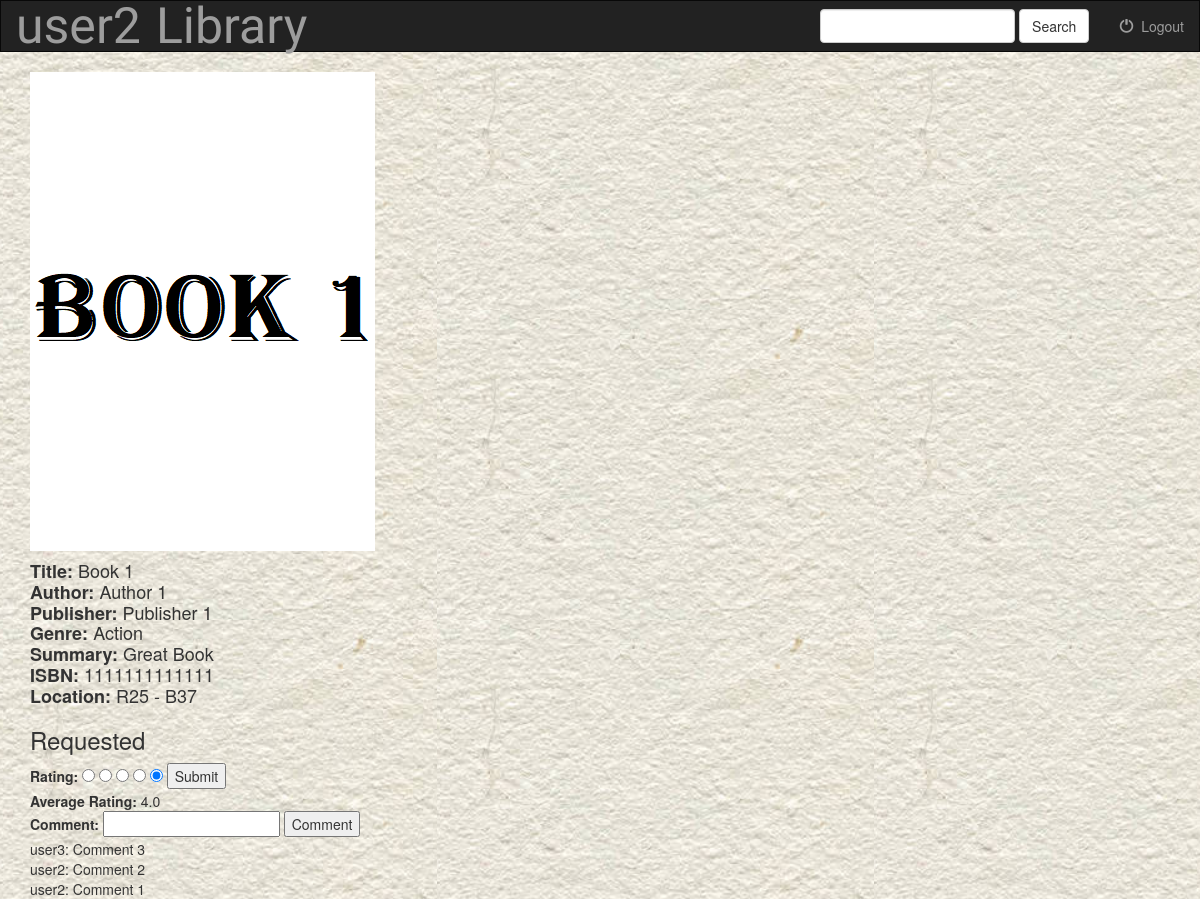
The app's page /books/5/ (signed in) with its own data.
### books/models.py (models this page shows, shortened)
class Book(models.Model):
    title=models.CharField(max_length=100)
    author=models.CharField(max_length=100)
    publisher=models.CharField(max_length=100)
    genre=models.CharField(max_length=100)
    summary=models.CharField(max_length=2000)
    ISBN=models.CharField(max_length=13, validators=[MinLengthValidator(13)])
    location=models.CharField(max_length=100)
    availability=models.IntegerField(validators=[MinValueValidator(0)])
    picture=models.FileField()

class Comment(models.Model):
    book = models.ForeignKey(Book, on_delete=models.CASCADE)
    user = models.ForeignKey(User, on_delete=models.CASCADE)
    comment = models.CharField(max_length=300)
    def __str__(self):
        return self.user.username + ": " + self.comment

class User(AbstractBaseUser):
    username = models.CharField(max_length=100, verbose_name='username', unique=True)
    email = models.EmailField(verbose_name='email', max_length=60, unique=True)
    is_admin = models.BooleanField(default=False)
    is_active = models.BooleanField(default=True)
    is_superuser = models.BooleanField(default=False)
    is_staff = models.BooleanField(default=False)
    is_librarian = models.BooleanField(default=False)
    USERNAME_FIELD = 'username'
    REQUIRED_FIELDS = ['email']
    objects = MyAccountManager()

### books/views.py (the view)
# urls.py: url(r'^(?P<id>[0-9]+)/$',views.detail, name='detail'),
def detail(request, id, error=None):
    if not request.user.is_authenticated:
        return redirect('/books/login_user')
    else:
        user = request.user
        books = get_object_or_404(Book, id=id)
        rating = Rating.objects.filter(book=books)
        if rating:
            avg = str(sum([x.rating for x in rating])/len(rating))
        else:
            avg = "No ratings yet"
        rating = Rating.objects.filter(book=books, user=request.user).first()
        if rating:
            rating = [str(x) for x in range(1, Rating.objects.filter(book=books, user=request.user).first().rating+1)]
            r = [str(x) for x in range(int(rating[-1])+1, 6)]
        else:
            rating=[]
            r = [str(x) for x in "12345"]
        connection = Request.objects.filter(user=request.user, book=books).first()
        comment = [x for x in Comment.objects.filter(book=books)][::-1]
        return render(request, 'books/detail.html', {'books': books, 'user': user, "connection": connection, "error": error, "avg": avg, "rating": rating, "r":r, "comment": comment})

### books/templates/books/detail.html (shortened to what this page needs)
{% extends 'books/base.html' %}
{% block body %}
    <div class="container">
    <img src="{{ books.picture.url }}"><br>
    <h4>
        <b>Title:</b>     {{books.title}}<br>
        <b>Author:</b>    {{books.author}}<br>
        <b>Publisher:</b> {{books.publisher}}<br>
        <b>Genre:</b>     {{books.genre}}<br>
        <b>Summary:</b>   {{books.summary}}<br>
        <b>ISBN:</b>      {{books.ISBN}}<br>
        <b>Location:</b>  {{books.location}}<br>
        {% if user.is_librarian %}
            <button>
                <a href="{% url 'books:book-update' books.pk %}">
                    Edit
                </a>
            </button>
            <button>
                <a href="{% url 'books:delete_book' books.id %}">
                    Delete
                </a>
            </button>
        {%else%}
            {% if books.availability == 0 %}
                {% if connection and connection.state != "2" %}
                    {% if  connection.state == "1" %}
                        <button>
                            <a href="{% url 'books:return_book' books.id %}">
                                Return
                            </a>
                        </button>
                        <form action="{% url 'books:renew' books.id %}" method="post">
                            {% csrf_token %}
                            <label for="renew_date">Renew Return Date:</label>
                            <input type="date" id="renew_date" name="renew_date">
                            <input type="submit" value="Renew">
                        </form>
                    {% else %}
                        <h3>Requested</h3>
                    {% endif %}
                {% else %}
                    Not available<br>
                {%endif%}
            {%else%}
                {% if connection and connection.state != "2" %}
                    {% if  connection.state == "1"%}
                        <button>
                            <a href="{% url 'books:return_book' books.id %}">
                                Return
                            </a>
                        </button><br>
                        <form action="{% url 'books:renew' books.id %}" method="post">
                            {% csrf_token %}
                            {% if error %} {{error}}<br> {% endif %}
                            <label for="renew_date">Renew Return Date:</label>
                            <input type="date" id="renew_date" name="renew_date">
                            <input type="submit" value="Renew">
                        </form>
                    {% else %}
                        <h3>Requested</h3>
                    {% endif %}
                {% endif %}
            {%endif%}
            <form action="{% url 'books:rate' books.id %}" method="post">
                <label>Rating: </label>
                {% for i in rating %}
                    <input type="radio" name="rate" value={{i}} checked="checked"/>
                {%endfor%}
                <input type="submit" value="Submit">
            </form>
            <b>Average Rating: </b> {{avg}}
            <form action="{% url 'books:comment' books.id %}" method="post">
                <label for="comment">Comment: </label>
                <input type="text" id="comment" name="comment">
                <input type="submit" value="Comment">
            </form>
            {% for i in comment %}
                {{i}}<br>
            {%endfor%}
        {%endif%}
    </h4>
    </div>
{% endblock%}

### static/books/style.css (style rules this page uses)
body { background: white url("images/background.png") }

### records on screen
Book: picture (picture), title "Book 1", author "Author 1", publisher "Publisher 1", genre "Action", summary "Great Book", ISBN "1111111111111", location "R25 - B37"
Comment: user+comment "user3: Comment 3"
Comment: user+comment "user2: Comment 2"
Comment: user+comment "user2: Comment 1"

### other values on screen
{{ avg }} "4.0"
